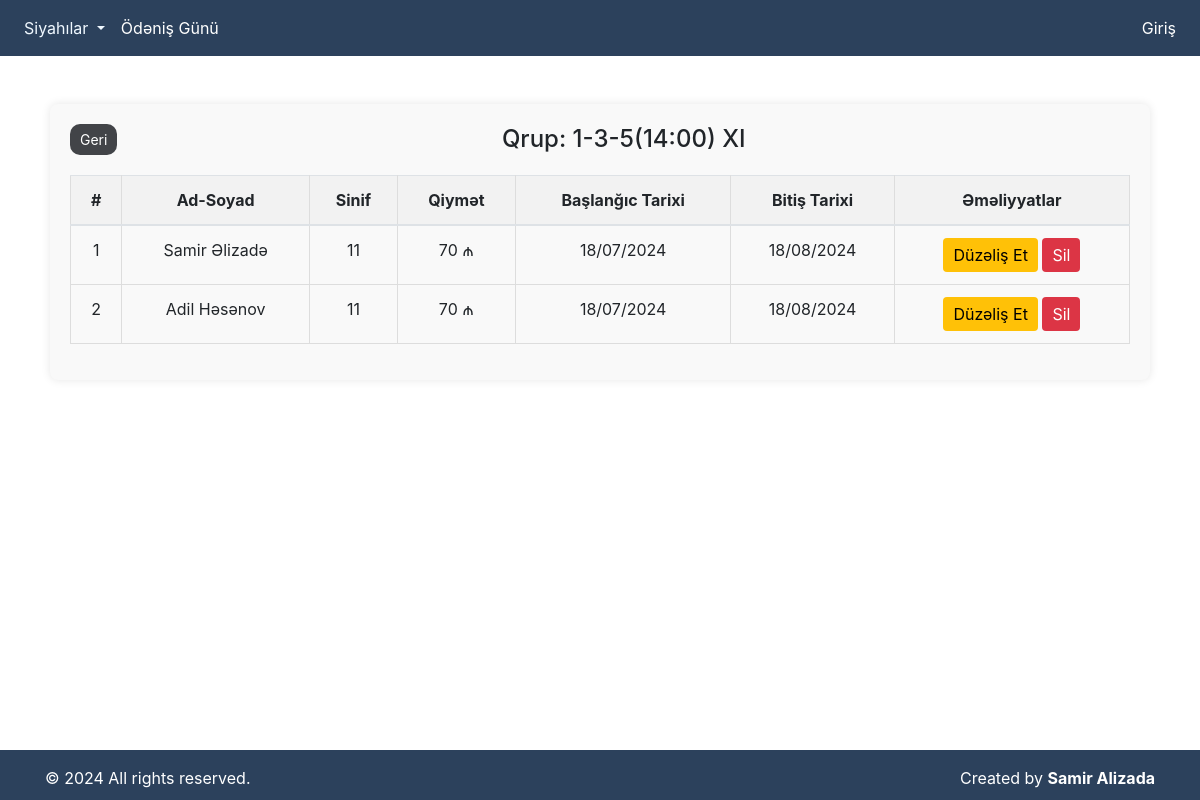
The page /group/1/ on the database as committed earlier.
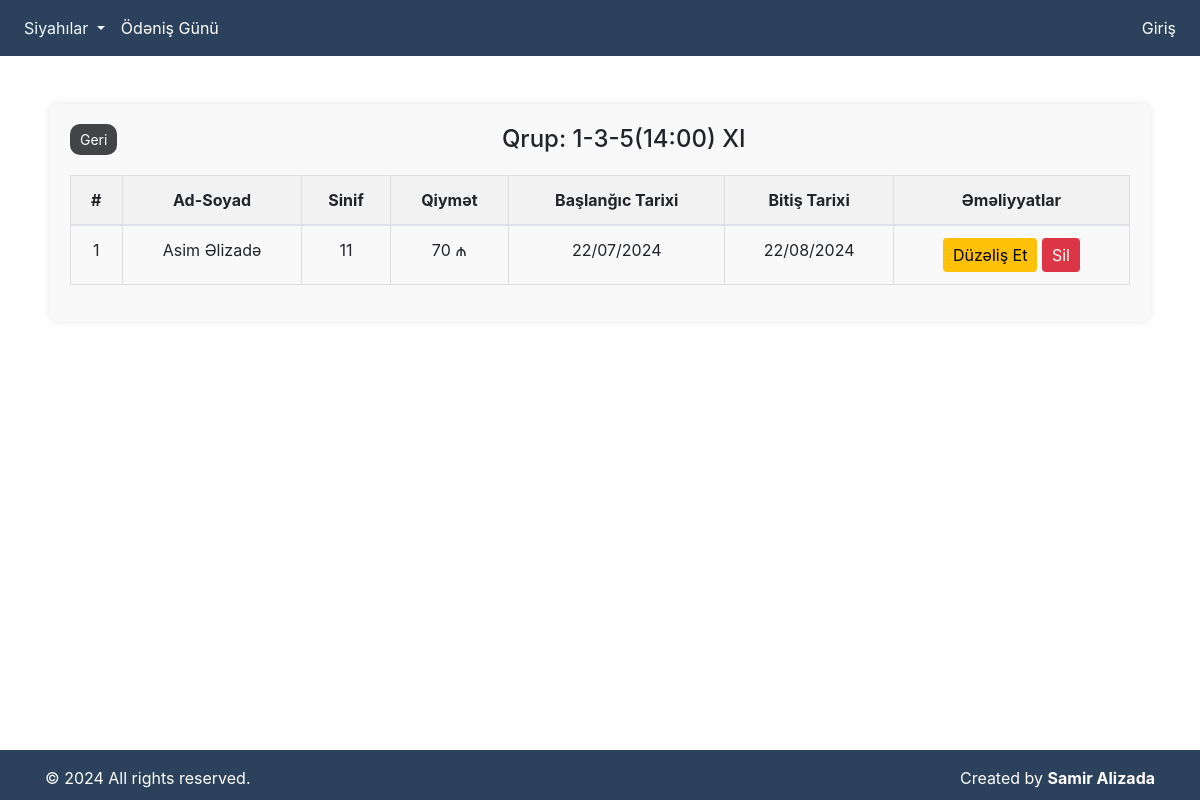
The same page on the database as committed later.
### teacher/models.py (models this page shows, shortened)
class Group(models.Model):
    name = models.CharField(max_length=100)

class Student(models.Model):
    group = models.ForeignKey('Group', on_delete=models.CASCADE)
    full_name = models.CharField(max_length=200)
    price = models.IntegerField()
    grade = models.IntegerField()
    add_date = models.DateField(default=timezone.now)
    end_date = models.DateField()

### teacher/views.py (the view)
# urls.py: path('group/<int:group_id>/', group_detail, name='group_detail'),
def group_detail(request, group_id):
    group = Group.objects.get(id=group_id)
    students = Student.objects.filter(group=group)
    return render(request, 'group/group_detail.html', {'group': group, 'students': students})

### templates/group/group_detail.html (shortened to what this page needs)
{% extends "index.html" %}
{% block content %}
<div class="container group-detail mt-5">
    <div class="group-header">
        <a class="back-button" href="{% url 'group_list' %}">Geri</a>
        <h1>Qrup: {{ group.name }}</h1>
    </div>
    <table class="table text-center">
        <thead>
            <tr>
                <th class="text-center">#</th>
                <th class="text-center">Ad-Soyad</th>
                <th class="text-center">Sinif</th>
                <th class="text-center">Qiymət</th>
                <th class="text-center">Başlanğıc Tarixi</th>
                <th class="text-center">Bitiş Tarixi</th>
                <th class="text-center">Əməliyyatlar</th>
            </tr>
        </thead>
        <tbody>
            {% for student in students %}
                <tr>
                    <td class="text-center">{{ forloop.counter }}</td>
                    <td class="text-center">{{ student.full_name }}</td>
                    <td class="text-center">{{ student.grade }}</td>
                    <td class="text-center">{{ student.price }} ₼</td>
                    <td class="text-center">{{ student.add_date|date:"d/m/Y" }}</td>
                    <td class="text-center">{{ student.end_date|date:"d/m/Y" }}</td>
                    <td class="text-center">
                        <a href="{% url 'update_student' student.id group.id %}" class="btn btn-update">Düzəliş Et</a>
                        <a href="{% url 'delete_student' student.id %}" class="btn btn-delete" onclick="return confirm('Bu tələbəni silmək istədiyinizə əminsiniz?')">Sil</a>
                    </td>
                </tr>
            {% endfor %}
        </tbody>
    </table>
</div>
{% endblock content %}

### templates/index.html (shortened to what this page needs)
<!DOCTYPE html>
<html lang="en">
    <head>
        <link rel="stylesheet" href="https://cdn.jsdelivr.net/npm/bootstrap@4.0.0/dist/css/bootstrap.min.css"
>
    </head>
    <body style="height: 100%; width: 100%;">
        {% include 'navbar.html' %}
        {% block content %}
        {% endblock content %}
        <footer class="footer mt-auto py-3 text-white">
            <div class="container">
                <div class="row">
                    <div class="col-md-6 text-left">
                        <span>
                            &copy; 2024 All rights reserved.
                        </span>
                    </div>
                    <div class="col-md-6 text-right">
                        <span>
                            Created by <strong>Samir Alizada</strong>
                        </span>
                    </div>
                </div>
            </div>
        </footer>
    </body>
</html>

### templates/navbar.html (shortened to what this page needs)
<!DOCTYPE html>
<html lang="en">
    <head>
        <link rel="stylesheet" href="https://cdn.jsdelivr.net/npm/bootstrap@4.0.0/dist/css/bootstrap.min.css"
>
        <link href="https://cdn.jsdelivr.net/npm/select2@4.1.0-rc.0/dist/css/select2.min.css" rel="stylesheet" />
    </head>
    <body>
        <nav class="navbar navbar-expand-lg navbar-light bg-dark">
            <div class="collapse navbar-collapse" id="navbarNavDropdown">
                <ul class="navbar-nav">
                    <li class="nav-item dropdown">
                        <a class="nav-link dropdown-toggle" style="color: aliceblue;" href="#"
                            id="navbarDropdownMenuLink" data-toggle="dropdown" aria-haspopup="true"
                            aria-expanded="false">
                            Siyahılar
                        </a>
                    </li>
                    <a class="nav-link" style="color: white;" href="{% url 'pay_day' %}">Ödəniş Günü</a>
                </ul>
                {% if user.is_authenticated %}
                <ul class="navbar-nav ml-auto">
                    <li class="nav-item dropdown">
                        <a class="nav-link dropdown-toggle" style="color: aliceblue;" href="#"
                            id="navbarDropdownMenuLinkk" data-toggle="dropdown" aria-haspopup="true"
                            aria-expanded="false">
                            Əlavə Et
                        </a>
                        <div class="dropdown-menu" style="right: 0; left: auto;" aria-labelledby="navbarDropdownMenuLink">
                            <a class="dropdown-item" href="{% url 'add_group' %}">Qrup</a>
                            <a class="dropdown-item" href="{% url 'add_student' %}">Tələbə</a>
                        </div>
                    </li>
                    <li class="nav-item">
                        <a class="nav-link" style="color: white;" href="{% url 'logout' %}">Çıxış</a>
                    </li>
                </ul>
                {% else %}
                <ul class="navbar-nav ml-auto">
                    <li class="nav-item">
                        <a class="nav-link" style="color: white;" href="{% url 'login' %}">Giriş</a>
                    </li>
                </ul>
                {% endif %}
            </div>
        </nav>
    </body>
</html>

### templates/index.html (style rules this page uses)
.footer { position: fixed; bottom: 0; width: 100%; background-color: rgb(44, 65, 92); color: white; text-align: center; padding: 10px 10; height: 50px; }

### templates/navbar.html (style rules this page uses)
.navbar { background-color: #2C415C !important; }

### templates/group/group_detail.html (style rules this page uses)
.group-detail { max-width: 1100px; margin: 0 auto; padding: 20px; background: #f9f9f9; border-radius: 8px; box-shadow: 0 0 10px rgba(0, 0, 0, 0.1); }
.group-header { display: flex; justify-content: space-between; align-items: center; margin-bottom: 20px; }
.group-header h1 { font-size: 24px; margin: 0 auto; text-align: center; flex-grow: 1; }
.back-button { background-color: #424448; color: white; padding: 5px 10px; border: none; border-radius: 10px; text-decoration: none; font-size: 14px; }
table { width: 100%; border-collapse: collapse; margin-bottom: 20px; }
table, th, td { border: 1px solid #ddd; }
th, td { padding: 10px; text-align: left; }
th { background-color: #f2f2f2; }
.btn { padding: 5px 10px; border: none; border-radius: 4px; cursor: pointer; text-decoration: none; }
.btn-update { background-color: #ffc107; color: black; }
.btn-delete { background-color: #dc3545; color: white; }

Rows that differ between the two databases and show on the page:
removed Student: full_name "Samir Əlizadə", grade "11", price "70", add_date "18/07/2024", end_date "18/08/2024"
removed Student: full_name "Adil Həsənov", grade "11", price "70", add_date "18/07/2024", end_date "18/08/2024"
added Student: full_name "Asim Əlizadə", grade "11", price "70", add_date "22/07/2024", end_date "22/08/2024"
